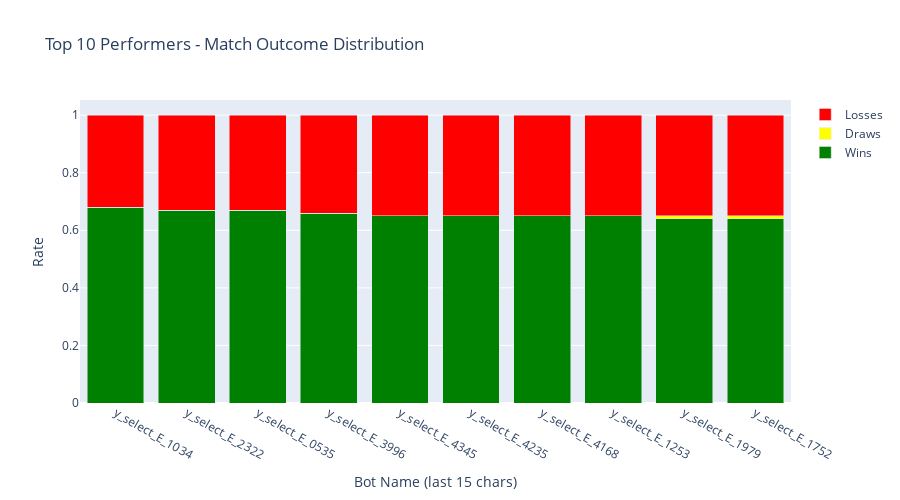

Here is the notebook cell this chart was saved with:
### Markdown cell above
## Top Performers Analysis

### Code cell
# Top 10 performers detailed stats
top_10 = standings_df.head(10).copy()
top_10["win_rate"] = top_10["wins"] / top_10["matches_played"]
top_10["draw_rate"] = top_10["draws"] / top_10["matches_played"]
top_10["loss_rate"] = top_10["losses"] / top_10["matches_played"]

fig = go.Figure()

# Stacked bar chart
fig.add_trace(
    go.Bar(
        name="Wins",
        x=top_10["name"].str[-15:],
        y=top_10["win_rate"],
        marker_color="green",
    )
)

fig.add_trace(
    go.Bar(
        name="Draws",
        x=top_10["name"].str[-15:],
        y=top_10["draw_rate"],
        marker_color="yellow",
    )
)

fig.add_trace(
    go.Bar(
        name="Losses",
        x=top_10["name"].str[-15:],
        y=top_10["loss_rate"],
        marker_color="red",
    )
)

fig.update_layout(
    barmode="stack",
    title="Top 10 Performers - Match Outcome Distribution",
    xaxis_title="Bot Name (last 15 chars)",
    yaxis_title="Rate",
    height=500,
)
fig.show()

### Figure 1 — Plotly figure (JSON) as saved in the notebook; plotly's stock layout.template omitted (floating-point values rounded to 4 significant figures)
{"data": [{"marker": {"color": "green"}, "name": "Wins", "type": "bar", "x": ["y_select_E_1034", "y_select_E_2322", "y_select_E_0535", "y_select_E_3996", "y_select_E_4345", "y_select_E_4235", "y_select_E_4168", "y_select_E_1253", "y_select_E_1979", "y_select_E_1752"], "y": [0.68, 0.67, 0.67, 0.66, 0.65, 0.65, 0.65, 0.65, 0.64, 0.64]}, {"marker": {"color": "yellow"}, "name": "Draws", "type": "bar", "x": ["y_select_E_1034", "y_select_E_2322", "y_select_E_0535", "y_select_E_3996", "y_select_E_4345", "y_select_E_4235", "y_select_E_4168", "y_select_E_1253", "y_select_E_1979", "y_select_E_1752"], "y": [0.0, 0.0, 0.0, 0.0, 0.0, 0.0, 0.0, 0.0, 0.01, 0.01]}, {"marker": {"color": "red"}, "name": "Losses", "type": "bar", "x": ["y_select_E_1034", "y_select_E_2322", "y_select_E_0535", "y_select_E_3996", "y_select_E_4345", "y_select_E_4235", "y_select_E_4168", "y_select_E_1253", "y_select_E_1979", "y_select_E_1752"], "y": [0.32, 0.33, 0.33, 0.34, 0.35, 0.35, 0.35, 0.35, 0.35, 0.35]}], "layout": {"barmode": "stack", "height": 500, "title": {"text": "Top 10 Performers - Match Outcome Distribution"}, "xaxis": {"title": {"text": "Bot Name (last 15 chars)"}}, "yaxis": {"title": {"text": "Rate"}}}}
